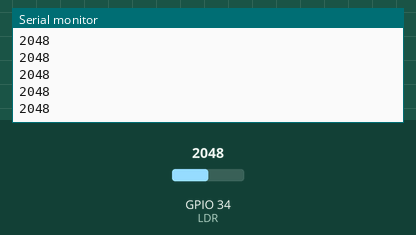
Recording of a sketch running on a simulated ESP32. On the bench: the last lines printed to the serial monitor. Inputs (shaded band) come from the test bench; at power-on: GPIO 34 (LDR) = 2048.

Above: at 1.2 s.
1.3 s: GPIO 34 (LDR) set to 2866
At 1.56 s:
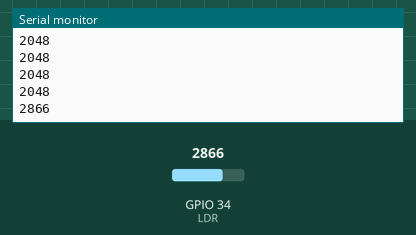
2.8 s: GPIO 34 (LDR) set to 3603
At 2.96 s:
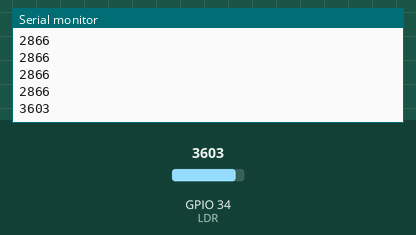
Timing chart, 0 to 5.8 s (numbered marks = the images above; inputs shaded):
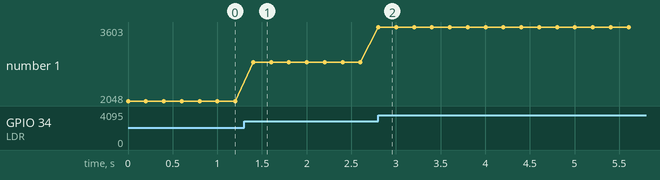

The sketch:

LDR_To_Serial.ino
```cpp
#define LDR 34

void setup() {
  // put your setup code here, to run once:
  pinMode(LDR,INPUT);
  Serial.begin(115200);
}

void loop() {
  // put your main code here, to run repeatedly:
  Serial.println(analogRead(LDR));
  delay(200);
}
```

Measured:
- after the input at 1.3 s, the serial monitor: prints a new line after 0.10 s (image 1)
- after the input at 2.8 s, the serial monitor: prints a new line at once (image 2)
- plotted number 1: 2048 → 2866 after the input at 1.3 s, 2866 → 3603 after the input at 2.8 s
